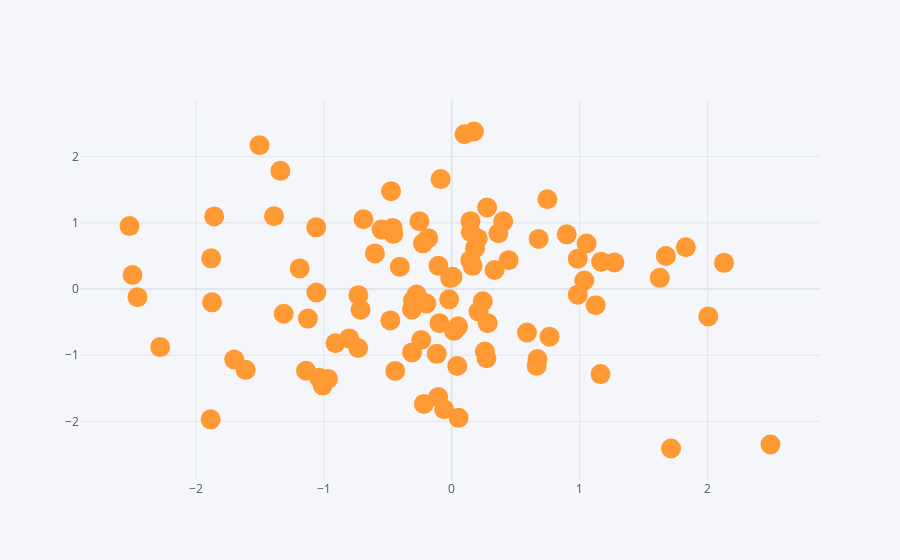

This figure's notebook cell:
### Code cell
df.iplot(kind='scatter', x='A', y='B', mode='markers', size=20)
